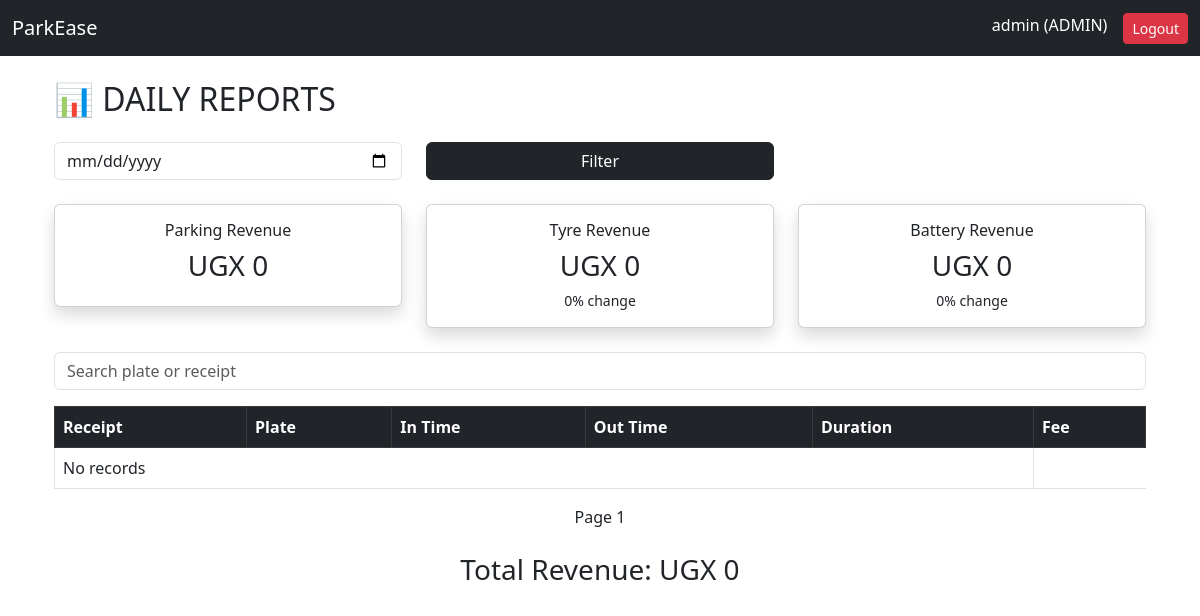
Before: /reports/admin/reports/ (signed in) with the older database file.
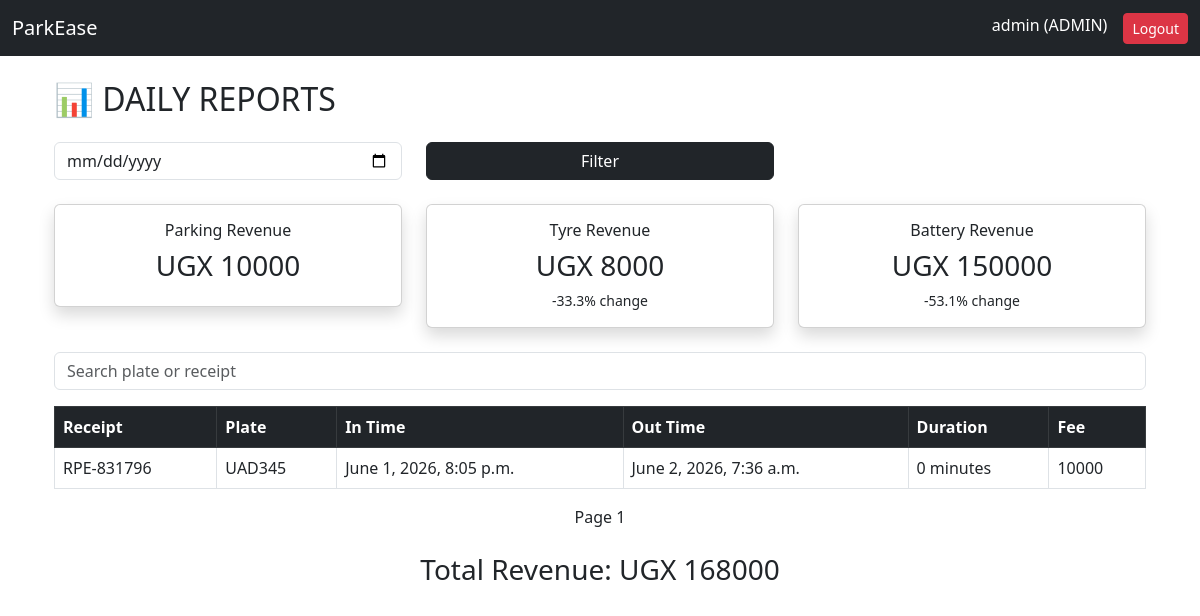
After: the same page with the newer database file.
### parking/models.py (models this page shows, shortened)
class VehicleRegistration(models.Model):
    RATE_TYPES = [('day','Day'), ('night','night'), ('short', 'Short')]
    STATUS_CHOICES =[('parked', 'Parked'), ('signed_out', 'Signed_Out')]
    type =models.ForeignKey(VehicleCategory, max_length=10, on_delete= models.CASCADE)
    driver_name = models.CharField(max_length=25, blank = True, null=True)
    number_plate =models.CharField(max_length=6, blank = True, null=True)
    model= models.CharField(max_length=25, blank = False, null=False)
    color=models.CharField(max_length=25, blank = True, null=True)
    phone_number=models.CharField(max_length=12, blank = False, null=False )
    nin=models.CharField(max_length=14, blank = False, null=False)
    arrival_time = models.DateTimeField(auto_now_add=True)
    receipt_number =models.CharField(max_length=20, unique=True, editable=False)
    rate = models.CharField(max_length=20, choices=RATE_TYPES, blank = True, null=True)
    status = models.CharField(max_length=20, choices=STATUS_CHOICES, blank = False, null=False)
    departure_time = models.DateTimeField(blank=True,null=True)

class VehicleCategory(models.Model):
    VEHICLE_TYPE =[ ('truck', 'Truck'), ('personal car', 'Personal Car'),('taxi', 'Taxi'),('coaster','Coaster'),('boda', 'boda boda')]
    vehicle_type =models.CharField(max_length=50, choices=VEHICLE_TYPE)
    day_rate = models.IntegerField()
    night_rate= models.IntegerField()
    short = models.IntegerField()

### report/views.py (the view)
# urls.py: path('admin/reports/', views.admin_reports, name='admin_reports'),
@login_required
def admin_reports(request):
    if request.user.role != 'ADMIN':
        return redirect('accounts:login')
    date_str = request.GET.get('date')
    if date_str:
        selected_date = datetime.strptime(date_str, "%Y-%m-%d").date()
    else:
        selected_date = timezone.now().date()
    previous_day = selected_date - timedelta(days=1)
    vehicles = VehicleRegistration.objects.filter(
        status='signed_out',
        departure_time__date=selected_date
    )
    parking_total = 0
    for v in vehicles:
        if v.rate == 'day':
            parking_total += v.type.day_rate
        elif v.rate == 'night':
            parking_total += v.type.night_rate
        elif v.rate == 'short':
            parking_total += v.type.short
    tyre_today = TyreService.objects.filter(date__date=selected_date)
    tyre_total = tyre_today.aggregate(total=Sum('price'))['total'] or 0
    tyre_prev = TyreService.objects.filter(date__date=previous_day)\
        .aggregate(total=Sum('price'))['total'] or 0
    battery_today = BatteryService.objects.filter(date__date=selected_date)
    battery_total = battery_today.aggregate(total=Sum('price'))['total'] or 0
    battery_prev = BatteryService.objects.filter(date__date=previous_day)\
        .aggregate(total=Sum('price'))['total'] or 0
    def percent_change(today, prev):
        if prev == 0:
            return 100 if today > 0 else 0
        return round(((today - prev) / prev) * 100, 1)
    tyre_change = percent_change(tyre_total, tyre_prev)
    battery_change = percent_change(battery_total, battery_prev)
    query = request.GET.get('q')
    if query:
        vehicles = vehicles.filter(
            number_plate__icontains=query
        ) | vehicles.filter(
            receipt_number__icontains=query
        )
    paginator = Paginator(vehicles.order_by('-departure_time'), 5)
    page = request.GET.get('page')
    vehicles = paginator.get_page(page)
    grand_total = parking_total + tyre_total + battery_total
    context = {
        'vehicles': vehicles,
        'parking_total': parking_total,
        'tyre_total': tyre_total,
        'battery_total': battery_total,
        'grand_total': grand_total,
        'selected_date': selected_date,
        'tyre_change': tyre_change,
        'battery_change': battery_change,
    }
    return render(request, 'report/admin_reports.html', context)

### report/templates/report/admin_reports.html (shortened to what this page needs)
{% extends 'base.html' %}
{% block content %}
{% load humanize %}
<div class="container mt-4">
<h2 class="mb-4">📊 DAILY REPORTS</h2>
<form method="GET" class="row mb-4">
    <div class="col-md-4">
        <input type="date" name="date" value="{{ selected_date }}" class="form-control">
    </div>
    <div class="col-md-4">
        <button class="btn btn-dark w-100">Filter</button>
    </div>
</form>
<div class="row mb-4">
    <div class="col-md-4">
        <div class="card text-center shadow p-3">
            <h6>Parking Revenue</h6>
            <h3>UGX {{ parking_total }}</h3>
        </div>
    </div>
    <div class="col-md-4">
        <div class="card text-center shadow p-3">
            <h6>Tyre Revenue</h6>
            <h3>UGX {{ tyre_total }}</h3>
            <small>{{ tyre_change }}% change</small>
        </div>
    </div>
    <div class="col-md-4">
        <div class="card text-center shadow p-3">
            <h6>Battery Revenue</h6>
            <h3>UGX {{ battery_total }}</h3>
            <small>{{ battery_change }}% change</small>
        </div>
    </div>
</div>
<form method="GET" class="mb-3">
    <input type="text" name="q" placeholder="Search plate or receipt" class="form-control">
</form>
<div class="table-responsive">
<table class="table table-bordered">
    <thead class="table-dark">
        <tr>
            <th>Receipt</th>
            <th>Plate</th>
            <th>In Time</th>
            <th>Out Time</th>
            <th>Duration</th>
            <th>Fee</th>
        </tr>
    </thead>
    <tbody>
        {% for v in vehicles %}
        <tr>
            <td>{{ v.receipt_number }}</td>
            <td>{{ v.number_plate }}</td>
            <td>{{ v.arrival_time }}</td>
            <td>{{ v.departure_time }}</td>
            <td>{{ v.departure_time|timesince:v.arrival_time }}</td>
            <td>
                {% if v.rate == 'day' %}
                    {{ v.type.day_rate }}
                {% elif v.rate == 'night' %}
                    {{ v.type.night_rate }}
                {% else %}
                    {{ v.type.short }}
                {% endif %}
            </td>
        </tr>
        {% empty %}
        <tr>
            <td colspan="5">No records</td>
        </tr>
        {% endfor %}
    </tbody>
</table>
</div>
<div class="d-flex justify-content-center">
    <span class="mx-3">Page {{ vehicles.number }}</span>
</div>
<div class="mt-4 text-center">
    <h3>Total Revenue: UGX {{ grand_total }}</h3>
</div>
</div>
{% endblock %}

Changed rows visible on the page:
added VehicleRegistration: receipt_number "RPE-831796", number_plate "UAD345", arrival_time "June 1, 2026, 8:05 p.m.", departure_time "June 2, 2026, 7:36 a.m.", departure_time "0 minutes", type.night_rate "10000"
Other visible differences:
{{ parking_total }}: "0" → "10000"
{{ tyre_total }}: "0" → "8000"
{{ tyre_change }}: "0" → "-33.3"
{{ battery_total }}: "0" → "150000"
{{ battery_change }}: "0" → "-53.1"
{{ grand_total }}: "0" → "168000"
text no longer shown: "No records"
